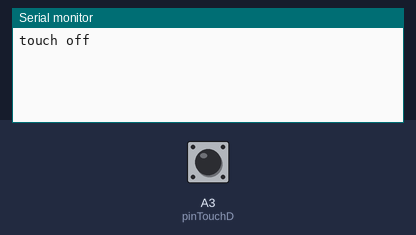
Bench run of a sketch on a simulated Arduino Uno, built with avr-gcc and run on an emulated ATmega328P. Shown: the last lines printed to the serial monitor. The inputs (shaded band) are chosen by the test bench; at power-on: A3 (pinTouchD) LOW.

Above: at 1.2 s.
1.3 s: A3 (pinTouchD) pulled HIGH for 0.15 s
At 1.7 s:
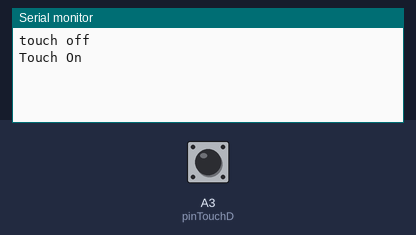
At 2.4 s:
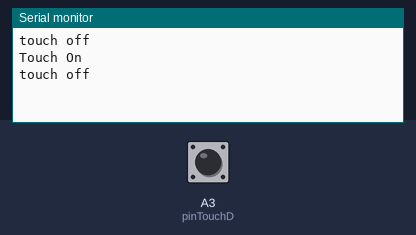

Measured:
- after the input at 1.3 s, the serial monitor: prints a new line at once (image 1)

The sketch:

_12_Touch_example2.ino
```cpp
int pinGnd = A1;
int pinVcc = A2;
int pinTouchA = A0;
int pinTouchD = A3;

unsigned long timer1 = 0, timer2 = 0;
bool touchFlag = true;

void setup() {
  Serial.begin(115200);

  pinMode(pinGnd, OUTPUT);
  pinMode(pinVcc, OUTPUT);
  pinMode(pinTouchD, INPUT);
  digitalWrite(pinGnd, LOW);
  digitalWrite(pinVcc, HIGH);
}

void loop() {
  if(digitalRead(pinTouchD) && !touchFlag) {
      Serial.println("Touch On");
      delay(500);
      touchFlag = true;
  }
  if(touchFlag)
    Serial.println("touch off");
    touchFlag = false;
}
```

Switch.cpp
```cpp
#include "Arduino.h"
#include "Switch.h"


/**
 * 스위치를 설정하는 함수 풀업 스위치에 지정한다.
 * @param pin 스위치에 연결된 핀 지정
 * @param led LED 에 연결된 핀 지정 기본값은 -1 이다.
*/
Switch::Switch(int8_t pin, int8_t led){
    _digitalPin = pin;
    _led = led;
    if(_led != -1) pinMode(_led, OUTPUT);
    pinMode(_digitalPin, INPUT);
}

void Switch::readSwitchChangeLed(int de)
{
    _buttonInput = digitalRead(_digitalPin);
    _button_curr_state = _buttonInput;
    if (_button_curr_state == HIGH && _button_prev_input == LOW && (millis()-_prevTime)>de){
        if(_led_state){
            _led_state = LOW;
        } else {
            _led_state = HIGH;
        }
        _prevTime = millis();
        digitalWrite(_led, _led_state);
    } else if (_button_curr_state == LOW && _button_prev_input == HIGH && (millis()-_prevTime)>de){
        _prevTime = millis();
    }
    _button_prev_input = _button_curr_state;
}

bool Switch::readSwitch(int de)
{
    _buttonInput = digitalRead(_digitalPin);
    _button_curr_state = _buttonInput;
    if (_button_curr_state == HIGH && _button_prev_input == LOW && (millis()-_prevTime)>de){
        _prevTime = millis();
        return true;
    } else if (_button_curr_state == LOW && _button_prev_input == HIGH && (millis()-_prevTime)>de){
        _prevTime = millis();
    }
    _button_prev_input = _button_curr_state;
    return false;
}

/**
 * DTC(delayed time check) 방법으로 스위치를 인식하는 함수
 * 어쩔 수 없이 전압의 변화가 있을 때 시간으로만 버튼을 인식
*/
bool Switch::readSwitchDTC(int de = 50)
{
if(digitalRead(_digitalPin)) {
    _prevTime = millis();
    // de ms High read
    if((_prevTime - _prevTime2) < de) {
      if(_flag == 0) {
        _flag = 1;
        return true;
      }
    }
    _prevTime2 = _prevTime;
  }
  else {
    // always Low
    if((millis() - _prevTime) > de) {
      if(_flag) {
        _flag = 0;
      }
    }
  }
  return false;
}
```

Switch.h
```cpp
#ifndef Switch_h
#define Switch_h
class Switch
{
  private:
    int _button_prev_input = LOW;
    int _button_curr_state = LOW;
    int _led_state = 0;
    int _digitalPin = NULL;
    int _buttonInput = 0;
    int _led = NULL;
    unsigned long _prevTime= 0;
    unsigned long _prevTime2= 0;
    bool _flag = false;

  public:
    Switch(int8_t pin, int8_t led = -1);
    void readSwitchChangeLed(int de = 50);
    bool readSwitch(int de = 50);
    bool readSwitchDTC(int de = 50);
};

#endif
```
